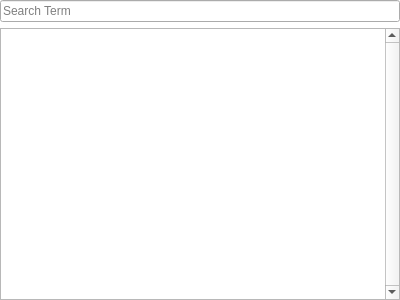
<?xml version="1.0" encoding="UTF-8"?>
<ui version="4.0">
 <class>DockWidget</class>
 <widget class="QDockWidget" name="DockWidget">
  <property name="geometry">
   <rect>
    <x>0</x>
    <y>0</y>
    <width>400</width>
    <height>300</height>
   </rect>
  </property>
  <property name="styleSheet">
   <string notr="true">#dockWidgetContents {
	background-color : white;
	border-color: black;
}
</string>
  </property>
  <property name="features">
   <set>QDockWidget::DockWidgetFloatable|QDockWidget::DockWidgetMovable</set>
  </property>
  <property name="windowTitle">
   <string>Function Search</string>
  </property>
  <widget class="QWidget" name="dockWidgetContents">
   <property name="styleSheet">
    <string notr="true"/>
   </property>
   <layout class="QVBoxLayout" name="verticalLayout">
    <property name="leftMargin">
     <number>0</number>
    </property>
    <property name="topMargin">
     <number>0</number>
    </property>
    <property name="rightMargin">
     <number>0</number>
    </property>
    <property name="bottomMargin">
     <number>0</number>
    </property>
    <item>
     <widget class="QLineEdit" name="listSearchBar">
      <property name="placeholderText">
       <string>Search Term</string>
      </property>
      <property name="clearButtonEnabled">
       <bool>true</bool>
      </property>
     </widget>
    </item>
    <item>
     <widget class="QListWidget" name="listSearch">
      <property name="frameShape">
       <enum>QFrame::StyledPanel</enum>
      </property>
      <property name="frameShadow">
       <enum>QFrame::Sunken</enum>
      </property>
      <property name="verticalScrollBarPolicy">
       <enum>Qt::ScrollBarAlwaysOn</enum>
      </property>
      <property name="horizontalScrollBarPolicy">
       <enum>Qt::ScrollBarAlwaysOff</enum>
      </property>
      <property name="selectionMode">
       <enum>QAbstractItemView::MultiSelection</enum>
      </property>
      <property name="sortingEnabled">
       <bool>true</bool>
      </property>
     </widget>
    </item>
   </layout>
  </widget>
 </widget>
 <resources/>
 <connections/>
</ui>
